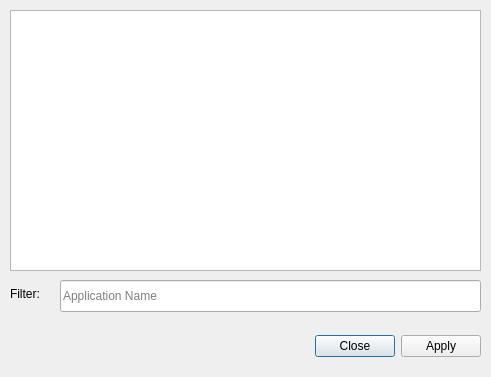
<?xml version="1.0" encoding="UTF-8"?>
<ui version="4.0">
 <class>AppRemovalDialog</class>
 <widget class="QDialog" name="AppRemovalDialog">
  <property name="geometry">
   <rect>
    <x>0</x>
    <y>0</y>
    <width>491</width>
    <height>377</height>
   </rect>
  </property>
  <property name="windowTitle">
   <string>Remove Apps</string>
  </property>
  <widget class="QDialogButtonBox" name="buttonBox">
   <property name="geometry">
    <rect>
     <x>140</x>
     <y>330</y>
     <width>341</width>
     <height>32</height>
    </rect>
   </property>
   <property name="orientation">
    <enum>Qt::Orientation::Horizontal</enum>
   </property>
   <property name="standardButtons">
    <set>QDialogButtonBox::StandardButton::Apply|QDialogButtonBox::StandardButton::Close</set>
   </property>
  </widget>
  <widget class="QLabel" name="labelFilter">
   <property name="geometry">
    <rect>
     <x>10</x>
     <y>285</y>
     <width>41</width>
     <height>18</height>
    </rect>
   </property>
   <property name="text">
    <string>Filter:</string>
   </property>
  </widget>
  <widget class="QLineEdit" name="filterBox">
   <property name="geometry">
    <rect>
     <x>60</x>
     <y>280</y>
     <width>421</width>
     <height>32</height>
    </rect>
   </property>
   <property name="placeholderText">
    <string>Application Name</string>
   </property>
  </widget>
  <widget class="QListView" name="appListView">
   <property name="geometry">
    <rect>
     <x>10</x>
     <y>10</y>
     <width>471</width>
     <height>261</height>
    </rect>
   </property>
  </widget>
 </widget>
 <resources/>
 <connections>
  <connection>
   <sender>buttonBox</sender>
   <signal>accepted()</signal>
   <receiver>AppRemovalDialog</receiver>
   <slot>accept()</slot>
   <hints>
    <hint type="sourcelabel">
     <x>248</x>
     <y>254</y>
    </hint>
    <hint type="destinationlabel">
     <x>157</x>
     <y>274</y>
    </hint>
   </hints>
  </connection>
  <connection>
   <sender>buttonBox</sender>
   <signal>rejected()</signal>
   <receiver>AppRemovalDialog</receiver>
   <slot>reject()</slot>
   <hints>
    <hint type="sourcelabel">
     <x>316</x>
     <y>260</y>
    </hint>
    <hint type="destinationlabel">
     <x>286</x>
     <y>274</y>
    </hint>
   </hints>
  </connection>
 </connections>
</ui>
